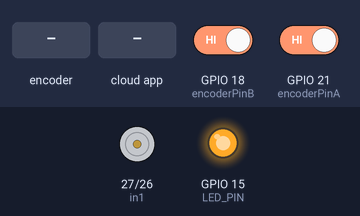
Simulated run of this sketch. Board: ESP32. On the bench: motor-driver pin pairs drawn as motors (green arrow = first pin HIGH = forward, orange = second pin HIGH = backward, longer = more drive, scaled by the enable pin), output pins drawn as LEDs (lit = HIGH). Inputs (shaded band) come from the test bench; at power-on: GPIO 18 (encoderPinB) HIGH, GPIO 21 (encoderPinA) HIGH. The ROS host is connected and sends only what is stated.

Above: at 3.2 s.
3.3 s: rotary encoder on GPIO 21 (encoderPinA) / GPIO 18 (encoderPinB) turned 3 steps (first pin leading)
At 3.73 s:
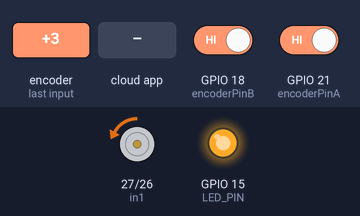
5.4 s: the phone or cloud app sets setpoint to -100
At 6.2 s:
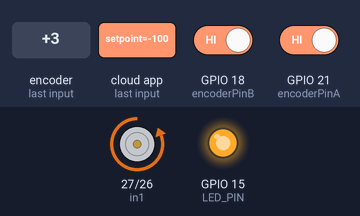
6.9 s: the phone or cloud app sets setpoint to 100
At 7.7 s:
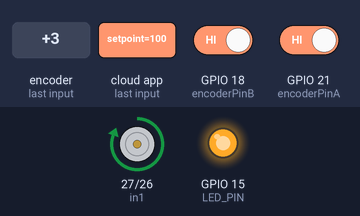
8.4 s: the phone or cloud app sets setpoint to 0
At 9.8 s:
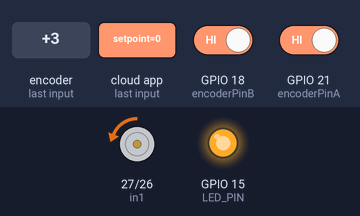
Timing chart, 0 to 11.0 s (numbered marks = the images above; inputs shaded):
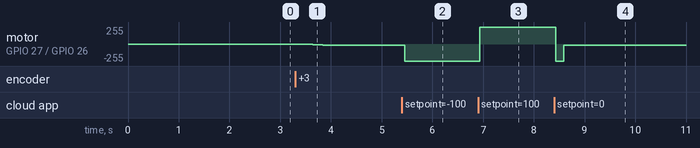

Measured:
- after the input at 3.3 s, motor on GPIO 27 (in1) / GPIO 26 (in2): stopped → backward 6/255 after 0.14 s, → backward 13/255 0.20 s later, → backward 20/255 0.20 s later
- after the input at 5.4 s, motor on GPIO 27 (in1) / GPIO 26 (in2): backward 20/255 → backward 255/255 after 0.06 s
- after the input at 6.9 s, motor on GPIO 27 (in1) / GPIO 26 (in2): backward 255/255 → forward 255/255 at once
- after the input at 8.4 s, motor on GPIO 27 (in1) / GPIO 26 (in2): forward 255/255 → backward 255/255 at once, → backward 20/255 0.16 s later

The sketch:

Micro_Ros_Reto_MOTOR_PID.ino
```cpp
#include <micro_ros_arduino.h>

#include <stdio.h>
#include <rcl/rcl.h>
#include <rcl/error_handling.h>
#include <rclc/rclc.h>
#include <rclc/executor.h>

#include <std_msgs/msg/float64.h>

#include <driver/ledc.h>

const int encoderPinA = 21;  // Connect encoder pin A to digital pin 2
const int encoderPinB = 18;  // Connect encoder pin B to digital pin 3
int ena = 14;
int in1 = 27;
int in2 = 26;

rclc_support_t support;
rcl_allocator_t allocator;
rcl_node_t node;

rcl_timer_t timer_1;
rcl_timer_t timer_2;

//ENCENDIDO DEL MOTOR Y PUBLISHER DE DATOS
rcl_publisher_t speed_publisher;
std_msgs__msg__Float64 speed_msg;

//CALCULO DE VELOCIDADES ANGULARES
rcl_publisher_t angular_speed_publisher;
std_msgs__msg__Float64 angular_speed_msg;

//SUBSCRIBER DE SETPOINT
rcl_subscription_t pwm_subscriber;
std_msgs__msg__Float64  pwm_msg;

//LEDC
const int freq = 5000;
const int pwmChannel = 0;
const int resolution = 8;

//EXECUTOR
rclc_executor_t executor;

//CONSTANTES DE CONTROL
float Kp = 0.895;;//1.3852;
float Kd = 1.478;//0.5338;
float Ki = 0.644;//2.1352;

//VALOR SETPOINT DADO POR USUARIO
float duty_cycle;

//OBTENCION DE TIEMPOS EN EL TIMER
unsigned long prevMillis = 0;

//TICS O PULSOS DETECTADOS
int encoderPulseCount = 0;

//VALORES DE VELOCIDAD ANGULAR
double angular_vel_actual = 0;
double angular_vel_deseada = 0;

//VALOR DE RETROALIMENTACION ENVIADO AL MOTOR
double pwm = 0;

//PULSOS CADA 100 ms
int pulsesSample = 113;

//MAXIMO RPM
int maxRPM = 140;

double integrative = 0;

//Sampling Time
int sampleTime = 100;

//Errores
double lastError = 0;
double error = 0;

#define LED_PIN 15
#define RCCHECK(fn) { rcl_ret_t temp_rc = fn; if((temp_rc != RCL_RET_OK)){error_loop();}}
#define RCSOFTCHECK(fn) { rcl_ret_t temp_rc = fn; if((temp_rc != RCL_RET_OK)){}}

void error_loop(){
  while(1){
    digitalWrite(LED_PIN, !digitalRead(LED_PIN));
    delay(100);
  }
}

double PID(double error){

  double proportional = error;
  double derivative = (error - lastError) / sampleTime;
  integrative += error * sampleTime;

  double gain = Kp * proportional + Kd * derivative + Ki * integrative;

  lastError = error;

  return gain;
}

void updateEncoder(){
  if(digitalRead(encoderPinB) == HIGH){

    encoderPulseCount ++;

  }else{

    encoderPulseCount --;
  }

}


void timer_1_callback(rcl_timer_t * timer_1, int64_t last_call_time)
{
  RCLC_UNUSED(last_call_time);

  unsigned long actualMillis = millis();

  if(actualMillis - prevMillis >= sampleTime){

    double RPMdesired = (duty_cycle * maxRPM);
    angular_vel_deseada = (RPMdesired * 2 * PI)/60;
    double RPMactual = (encoderPulseCount * maxRPM) / pulsesSample;
    angular_vel_actual = (RPMactual * 2 * PI)/60;
    error = angular_vel_deseada - angular_vel_actual;

    pwm = PID(error);

    encoderPulseCount = 0;
    prevMillis = actualMillis;
  }
}

void timer_2_callback(rcl_timer_t * timer_2, int64_t last_call_time) {
  RCLC_UNUSED(last_call_time);
  //double pwmMotor = abs(pwm);
  if (duty_cycle <= 0){

    digitalWrite(in1, LOW);
    digitalWrite(in2, HIGH);
    ledcWrite(pwmChannel, pwm);

  }else {

    digitalWrite(in1, HIGH);
    digitalWrite(in2, LOW);
    ledcWrite(pwmChannel, pwm*(-1));
  }

  speed_msg.data = (double) angular_vel_actual;
  RCSOFTCHECK(rcl_publish(&speed_publisher, &speed_msg, NULL));
  angular_speed_msg.data = (double) angular_vel_deseada;
  RCSOFTCHECK(rcl_publish(&angular_speed_publisher, &angular_speed_msg, NULL));
}

void subscription_callback(const void * msgin) {

  const std_msgs__msg__Float64 * msg = static_cast<const std_msgs__msg__Float64 *>(msgin);
  duty_cycle = static_cast<float>(msg->data);

}

void setup() {
  set_microros_transports();

  pinMode(LED_PIN, OUTPUT);
  digitalWrite(LED_PIN, HIGH);
  pinMode(encoderPinA, INPUT_PULLUP);
  pinMode(encoderPinB, INPUT_PULLUP);
  pinMode(ena, OUTPUT);
  pinMode(in1, OUTPUT);
  pinMode(in2, OUTPUT);

  delay(2000);

  // configure LED PWM functionalitites
  ledcSetup(pwmChannel, freq, resolution);

  // attach the channel to the GPIO to be controlled
  ledcAttachPin(ena, pwmChannel);

  allocator = rcl_get_default_allocator();

  attachInterrupt(digitalPinToInterrupt(encoderPinA), updateEncoder, RISING);

  //create init_options
  RCCHECK(rclc_support_init(&support, 0, NULL, &allocator));

  // create node
  RCCHECK(rclc_node_init_default(&node, "Controller", "", &support));

  // create publisher
  RCCHECK(rclc_publisher_init_default(
    &speed_publisher,
    &node,
    ROSIDL_GET_MSG_TYPE_SUPPORT(std_msgs, msg, Float64),
    "/angular_speed_control"));

  RCCHECK(rclc_publisher_init_default(
      &angular_speed_publisher,
      &node,
      ROSIDL_GET_MSG_TYPE_SUPPORT(std_msgs, msg, Float64),
      "/angular_speed"));

  // create subscriber
  RCCHECK(rclc_subscription_init_default(
      &pwm_subscriber,
      &node,
      ROSIDL_GET_MSG_TYPE_SUPPORT(std_msgs, msg, Float64),
      "/setpoint"));

  // create timer,
  const unsigned int timer_1_timeout = 10;
  RCCHECK(rclc_timer_init_default(
    &timer_1,
    &support,
    RCL_MS_TO_NS(timer_1_timeout),
    timer_1_callback));

  const unsigned int timer_2_timeout = 10;
  RCCHECK(rclc_timer_init_default(
    &timer_2,
    &support,
    RCL_MS_TO_NS(timer_2_timeout),
    timer_2_callback));


  // create executor
  RCCHECK(rclc_executor_init(&executor, &support.context, 3, &allocator));
  RCCHECK(rclc_executor_add_timer(&executor, &timer_1));
  RCCHECK(rclc_executor_add_timer(&executor, &timer_2));
  RCCHECK(rclc_executor_add_subscription(&executor, &pwm_subscriber, &pwm_msg, &subscription_callback, ON_NEW_DATA));
  pwm_msg.data = 0;
}

void loop() {
  delay(10);
  RCCHECK(rclc_executor_spin_some(&executor, RCL_MS_TO_NS(10)));
}
```
